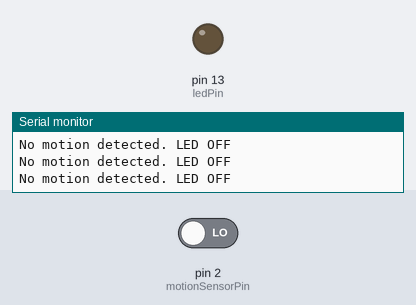
This sketch was run on a simulated Arduino Uno, built with avr-gcc and run on an emulated ATmega328P. Shown: output pins drawn as LEDs (lit = HIGH), the last lines printed to the serial monitor. The test bench sets the inputs (shaded band); at power-on: pin 2 (motionSensorPin) LOW.

Above: at 1.8 s.
1.9 s: pin 2 (motionSensorPin) driven HIGH
At 3.2 s:
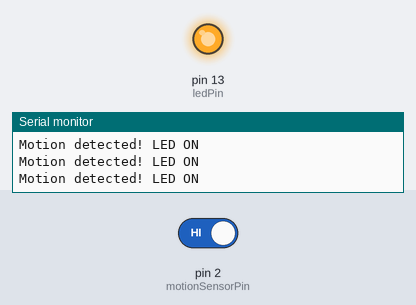
3.5 s: pin 2 (motionSensorPin) driven LOW
At 4.4 s:
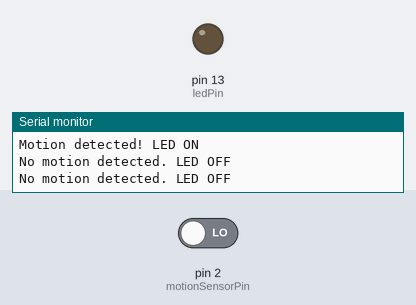
Timing chart, 0 to 6.5 s (numbered marks = the images above; inputs shaded):
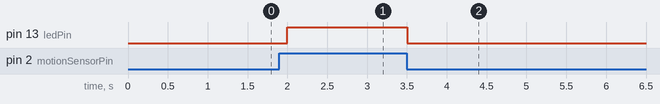

The sketch:

Task1.1P.ino
```cpp
// C++ code
//
const int motionSensorPin = 2;  // HC-SR505 connected to D2
const int ledPin = 13;          // Built-in LED on Arduino

void setup() {
    pinMode(motionSensorPin, INPUT);  // Sensor input
    pinMode(ledPin, OUTPUT);          // LED output
    Serial.begin(9600);               // Start serial monitor
}

void loop() {
    int motionState = digitalRead(motionSensorPin); // Read motion sensor

    if (motionState == HIGH) {  // If motion detected
        digitalWrite(ledPin, HIGH);  // Turn built-in LED ON
        Serial.println("Motion detected! LED ON");
    } else {  // If no motion detected
        digitalWrite(ledPin, LOW);   // Turn built-in LED OFF
        Serial.println("No motion detected. LED OFF");
    }
    delay(500);  // Delay to prevent excessive logging
}
```

Measured:
- after the input at 1.9 s, pin 13 (ledPin): LOW → HIGH after 0.10 s
- after the input at 3.5 s, pin 13 (ledPin): HIGH → LOW at once
